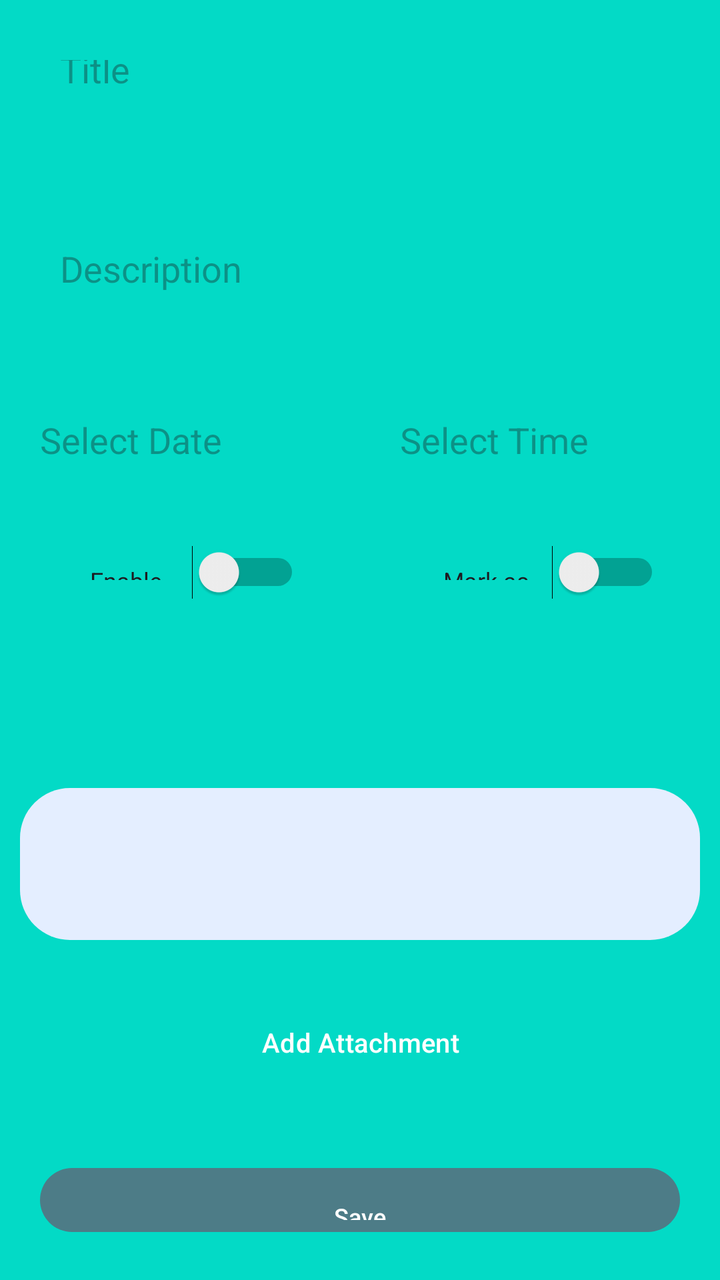
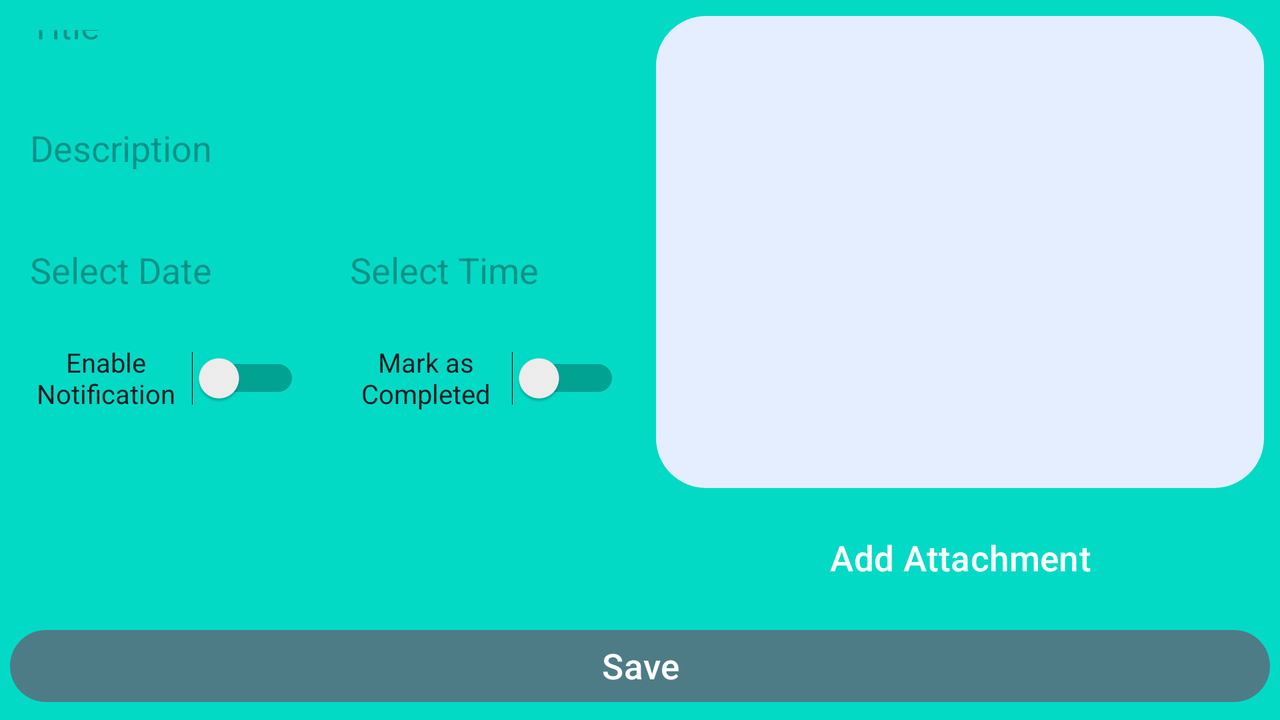

First picture: res/layout/ on a phone held upright. Second picture: the repository's own variant of that layout, on a device whose configuration matches the variant's folder. Source for both follows.
<!-- AndroidManifest.xml: application theme Theme.TodoList -->
<!-- res/layout/fragment_edit_task.xml -->
<androidx.constraintlayout.widget.ConstraintLayout xmlns:android="http://schemas.android.com/apk/res/android"
    xmlns:app="http://schemas.android.com/apk/res-auto"
    xmlns:tools="http://schemas.android.com/tools"
    android:layout_width="match_parent"
    android:layout_height="match_parent"
    android:background="@color/secondaryColor">

    <ImageView
        android:id="@+id/header_background"
        android:layout_width="match_parent"
        android:layout_height="match_parent"
        android:alpha="0.7"
        android:scaleType="centerCrop"
        android:src="@drawable/header_background"
        app:layout_constraintBottom_toBottomOf="parent"
        app:layout_constraintEnd_toEndOf="parent"
        app:layout_constraintStart_toStartOf="parent"
        app:layout_constraintTop_toTopOf="parent" />

    <EditText
        android:id="@+id/task_title_input"
        android:layout_width="0dp"
        android:layout_height="0dp"
        android:layout_margin="20dp"
        android:autoSizeTextType="uniform"
        android:background="@drawable/rounded_corners"
        android:hint="@string/title"
        android:inputType="text"
        android:padding="10dp"
        app:layout_constraintBottom_toTopOf="@id/guideline7"
        app:layout_constraintEnd_toEndOf="parent"
        app:layout_constraintStart_toStartOf="parent"
        app:layout_constraintTop_toTopOf="parent" />

    <EditText
        android:id="@+id/task_description_input"
        android:layout_width="0dp"
        android:layout_height="0dp"
        android:layout_margin="20dp"
        android:autoSizeTextType="uniform"
        android:background="@drawable/rounded_corners"
        android:hint="Description"
        android:inputType="textMultiLine"
        android:maxHeight="100dp"
        android:padding="10dp"
        app:layout_constraintBottom_toTopOf="@id/guideline8"
        app:layout_constraintEnd_toEndOf="parent"
        app:layout_constraintStart_toStartOf="parent"
        app:layout_constraintTop_toBottomOf="@id/guideline7" />


    <EditText
        android:id="@+id/editTextDate"
        android:layout_width="0dp"
        android:layout_height="40dp"
        android:layout_margin="10dp"
        android:autoSizeTextType="uniform"
        android:background="@drawable/rounded_corners"
        android:clickable="true"
        android:cursorVisible="false"
        android:focusable="false"
        android:focusableInTouchMode="false"
        android:hint="Select Date"
        android:padding="10dp"
        app:layout_constraintBottom_toTopOf="@+id/task_notification_toggle"
        app:layout_constraintEnd_toStartOf="@+id/editTextTime"
        app:layout_constraintStart_toStartOf="parent"
        app:layout_constraintTop_toBottomOf="@+id/guideline8"
        tools:layout_editor_absoluteX="102dp"
        tools:layout_editor_absoluteY="210dp" />

    <EditText
        android:id="@+id/editTextTime"
        android:layout_width="0dp"
        android:layout_height="40dp"
        android:layout_margin="10dp"
        android:autoSizeTextType="uniform"
        android:background="@drawable/rounded_corners"
        android:clickable="true"
        android:cursorVisible="false"
        android:focusable="false"
        android:focusableInTouchMode="false"
        android:hint="Select Time"
        android:padding="10dp"
        app:layout_constraintBottom_toTopOf="@+id/task_status_toggle"
        app:layout_constraintEnd_toEndOf="parent"
        app:layout_constraintStart_toEndOf="@+id/editTextDate"
        app:layout_constraintTop_toBottomOf="@+id/guideline8"
        tools:layout_editor_absoluteX="119dp"
        tools:layout_editor_absoluteY="381dp" />


    <Switch
        android:id="@+id/task_notification_toggle"
        android:layout_width="0dp"
        android:layout_height="0dp"
        android:layout_margin="20dp"
        android:autoSizeTextType="uniform"
        android:background="@drawable/rounded_corners"
        android:breakStrategy="simple"
        android:gravity="center"
        android:padding="10dp"
        android:text="Enable Notification"
        app:layout_constraintBottom_toTopOf="@+id/guideline9"
        app:layout_constraintEnd_toStartOf="@+id/task_status_toggle"
        app:layout_constraintStart_toStartOf="parent"
        app:layout_constraintTop_toBottomOf="@+id/editTextDate"
        tools:ignore="UnusedAttribute,UseSwitchCompatOrMaterialXml" />

    <Switch
        android:id="@+id/task_status_toggle"
        android:layout_width="0dp"
        android:layout_height="0dp"
        android:layout_margin="20dp"
        android:autoSizeTextType="uniform"
        android:background="@drawable/rounded_corners"
        android:gravity="center"
        android:padding="10dp"

        android:text="Mark as Completed"
        app:layout_constraintBottom_toTopOf="@+id/guideline9"
        app:layout_constraintEnd_toEndOf="parent"
        app:layout_constraintStart_toEndOf="@+id/task_notification_toggle"
        app:layout_constraintTop_toBottomOf="@+id/editTextTime"
        tools:ignore="UseSwitchCompatOrMaterialXml" />


    <Spinner
        android:id="@+id/task_category_spinner"
        android:layout_width="match_parent"
        android:layout_height="0dp"
        android:layout_margin="20dp"
        android:autoSizeTextType="uniform"
        android:background="@drawable/rounded_corners"
        android:gravity="center"
        android:paddingTop="8dp"
        android:prompt="@string/select_category"
        app:layout_constraintBottom_toTopOf="@+id/guideline10"
        app:layout_constraintEnd_toEndOf="parent"
        app:layout_constraintStart_toStartOf="parent"
        app:layout_constraintTop_toBottomOf="@+id/guideline9" />
    <androidx.recyclerview.widget.RecyclerView
        android:id="@+id/attachments_recycler_view"
        android:layout_width="0dp"
        android:layout_height="0dp"
        android:layout_margin="10dp"
        android:padding="10dp"
        android:background="@drawable/rounded_corners_gray"
        app:layout_constraintBottom_toTopOf="@id/guideline14"
        app:layout_constraintEnd_toEndOf="parent"
        app:layout_constraintStart_toStartOf="parent"
        app:layout_constraintTop_toBottomOf="@id/guideline10" />

    <Button
        android:id="@+id/task_attachment_button"
        android:layout_width="0dp"
        android:layout_height="0dp"
        android:layout_margin="20dp"
        android:autoSizeTextType="uniform"
        android:background="@drawable/rounded_corners"
        android:paddingTop="8dp"
        android:text="Add Attachment"
        app:layout_constraintBottom_toTopOf="@+id/save_button"
        app:layout_constraintEnd_toEndOf="parent"
        app:layout_constraintStart_toStartOf="parent"
        app:layout_constraintTop_toBottomOf="@+id/guideline14" />

    <Button
        android:id="@+id/save_button"
        android:layout_width="0dp"
        android:layout_height="0dp"
        android:layout_margin="20dp"
        android:autoSizeTextType="uniform"
        android:textSize="16sp"
        android:gravity="center"
        android:paddingTop="16dp"
        android:text="Save"
        android:textAlignment="center"
        app:layout_constraintBottom_toBottomOf="parent"
        app:layout_constraintEnd_toEndOf="parent"
        app:layout_constraintStart_toStartOf="parent"
        app:layout_constraintTop_toBottomOf="@+id/task_attachment_button" />

    <androidx.constraintlayout.widget.Guideline
        android:id="@+id/guideline7"
        android:layout_width="wrap_content"
        android:layout_height="wrap_content"
        android:orientation="horizontal"
        app:layout_constraintGuide_percent="0.12" />

    <androidx.constraintlayout.widget.Guideline
        android:id="@+id/guideline8"
        android:layout_width="wrap_content"
        android:layout_height="wrap_content"
        android:orientation="horizontal"
        app:layout_constraintGuide_percent="0.30" />

    <androidx.constraintlayout.widget.Guideline
        android:id="@+id/guideline9"
        android:layout_width="wrap_content"
        android:layout_height="wrap_content"
        android:orientation="horizontal"
        app:layout_constraintGuide_percent="0.50" />

    <androidx.constraintlayout.widget.Guideline
        android:id="@+id/guideline10"
        android:layout_width="wrap_content"
        android:layout_height="wrap_content"
        android:orientation="horizontal"
        app:layout_constraintGuide_percent="0.60" />

    <androidx.constraintlayout.widget.Guideline
        android:id="@+id/guideline14"
        android:layout_width="wrap_content"
        android:layout_height="wrap_content"
        android:orientation="horizontal"
        app:layout_constraintGuide_percent="0.75" />

</androidx.constraintlayout.widget.ConstraintLayout>
<!-- resources referenced by this layout -->
<resources>
  <color name="secondaryColor">#03DAC6</color>
  <!-- drawable rounded_corners_gray (drawable) -->
  <?xml version="1.0" encoding="utf-8"?>
  <shape xmlns:android="http://schemas.android.com/apk/res/android">
      <solid android:color="#e4eeff"/>
      <corners android:radius="25dp"/>
  </shape>
  <string name="select_category">select category</string>
  <string name="title">Title</string>
  <style name="Theme.TodoList" parent="Theme.Material3.DayNight.NoActionBar">
          
          <item name="colorPrimary">@color/primaryColor</item>
          <item name="colorPrimaryVariant">@color/primaryDarkColor</item>
          <item name="colorOnPrimary">@color/onPrimaryColor</item>
          
          <item name="colorSecondary">@color/secondaryColor</item>
          <item name="colorSecondaryVariant">@color/secondaryDarkColor</item>
          <item name="colorOnSecondary">@color/onSecondaryColor</item>
          
          <item name="android:statusBarColor" tools:ignore="PrivateResource">?attr/colorPrimaryVariant</item>
          
      </style>
  <color name="primaryColor">#4d7c87</color>
  <color name="primaryDarkColor">#21353a</color>
  <color name="onPrimaryColor">#FFFFFF</color>
  <color name="secondaryDarkColor">#018786</color>
  <color name="onSecondaryColor">#000000</color>
</resources>
<!-- res/layout-land/fragment_edit_task.xml (the repository's variant of the layout above) -->
<!-- drawn on the phone turned sideways -->
<androidx.constraintlayout.widget.ConstraintLayout xmlns:android="http://schemas.android.com/apk/res/android"
    xmlns:app="http://schemas.android.com/apk/res-auto"
    xmlns:tools="http://schemas.android.com/tools"
    android:layout_width="match_parent"
    android:layout_height="match_parent"
    android:background="@color/secondaryColor">

    <ImageView
        android:id="@+id/header_background"
        android:layout_width="match_parent"
        android:layout_height="match_parent"
        android:alpha="0.7"
        android:scaleType="centerCrop"
        android:src="@drawable/header_background"
        app:layout_constraintBottom_toBottomOf="parent"
        app:layout_constraintEnd_toStartOf="parent"
        app:layout_constraintStart_toStartOf="parent"
        app:layout_constraintTop_toTopOf="parent" />

    <EditText
        android:id="@+id/task_title_input"
        android:layout_width="0dp"
        android:layout_height="0dp"
        android:layout_margin="5dp"
        android:autoSizeTextType="uniform"
        android:background="@drawable/rounded_corners"
        android:hint="@string/title"
        android:inputType="text"
        android:padding="10dp"
        app:layout_constraintBottom_toTopOf="@id/guideline7"
        app:layout_constraintEnd_toStartOf="@+id/guideline15"
        app:layout_constraintStart_toStartOf="parent"
        app:layout_constraintTop_toTopOf="parent" />

    <EditText
        android:id="@+id/task_description_input"
        android:layout_width="0dp"
        android:layout_height="0dp"
        android:layout_margin="5dp"

        android:autoSizeTextType="uniform"
        android:background="@drawable/rounded_corners"
        android:hint="Description"
        android:inputType="textMultiLine"
        android:maxHeight="100dp"
        android:padding="10dp"
        app:layout_constraintBottom_toTopOf="@id/guideline8"
        app:layout_constraintEnd_toStartOf="@+id/guideline15"
        app:layout_constraintStart_toStartOf="parent"
        app:layout_constraintTop_toBottomOf="@id/guideline7" />


    <EditText
        android:id="@+id/editTextDate"
        android:layout_width="0dp"
        android:layout_height="0dp"
        android:layout_margin="5dp"
        android:autoSizeTextType="uniform"
        android:background="@drawable/rounded_corners"
        android:clickable="true"
        android:cursorVisible="false"
        android:focusable="false"
        android:focusableInTouchMode="false"
        android:hint="Select Date"
        android:padding="10dp"
        app:layout_constraintBottom_toTopOf="@+id/task_notification_toggle"
        app:layout_constraintEnd_toStartOf="@+id/editTextTime"
        app:layout_constraintStart_toStartOf="parent"
        app:layout_constraintTop_toBottomOf="@+id/guideline8"
        tools:layout_editor_absoluteX="102dp"
        tools:layout_editor_absoluteY="210dp" />

    <EditText
        android:id="@+id/editTextTime"
        android:layout_width="0dp"
        android:layout_height="0dp"
        android:layout_margin="5dp"
        android:autoSizeTextType="uniform"
        android:background="@drawable/rounded_corners"
        android:clickable="true"
        android:cursorVisible="false"
        android:focusable="false"
        android:focusableInTouchMode="false"
        android:hint="Select Time"
        android:padding="10dp"
        app:layout_constraintBottom_toTopOf="@+id/task_status_toggle"
        app:layout_constraintEnd_toStartOf="@+id/guideline15"
        app:layout_constraintStart_toEndOf="@+id/editTextDate"
        app:layout_constraintTop_toBottomOf="@+id/guideline8"
        tools:layout_editor_absoluteX="119dp"
        tools:layout_editor_absoluteY="381dp" />


    <Switch
        android:id="@+id/task_notification_toggle"
        android:layout_width="0dp"
        android:layout_height="0dp"
        android:layout_margin="5dp"
        android:autoSizeTextType="uniform"
        android:background="@drawable/rounded_corners"
        android:breakStrategy="simple"
        android:gravity="center"
        android:padding="5dp"
        android:text="Enable Notification"
        app:layout_constraintBottom_toTopOf="@+id/guideline9"
        app:layout_constraintEnd_toStartOf="@+id/task_status_toggle"
        app:layout_constraintStart_toStartOf="parent"
        app:layout_constraintTop_toBottomOf="@+id/editTextDate"
        tools:ignore="UnusedAttribute,UseSwitchCompatOrMaterialXml" />

    <Switch
        android:id="@+id/task_status_toggle"
        android:layout_width="0dp"
        android:layout_height="0dp"
        android:layout_margin="5dp"
        android:autoSizeTextType="uniform"
        android:background="@drawable/rounded_corners"
        android:gravity="center"
        android:padding="5dp"

        android:text="Mark as Completed"
        app:layout_constraintBottom_toTopOf="@+id/guideline9"
        app:layout_constraintEnd_toStartOf="@+id/guideline15"
        app:layout_constraintStart_toEndOf="@+id/task_notification_toggle"
        app:layout_constraintTop_toBottomOf="@+id/editTextTime"
        tools:ignore="UseSwitchCompatOrMaterialXml" />


    <Spinner
        android:id="@+id/task_category_spinner"
        android:layout_width="0dp"
        android:layout_height="0dp"
        android:layout_margin="5dp"
        android:autoSizeTextType="uniform"
        android:background="@drawable/rounded_corners"
        android:gravity="center"
        android:padding="8dp"
        android:prompt="@string/select_category"
        app:layout_constraintBottom_toTopOf="@+id/guideline14"
        app:layout_constraintEnd_toStartOf="@+id/guideline15"
        app:layout_constraintStart_toStartOf="parent"
        app:layout_constraintTop_toBottomOf="@+id/guideline9" />

    <androidx.recyclerview.widget.RecyclerView
        android:id="@+id/attachments_recycler_view"
        android:layout_width="0dp"
        android:layout_height="0dp"
        android:layout_margin="8dp"
        android:background="@drawable/rounded_corners_gray"
        android:padding="10dp"
        app:layout_constraintBottom_toTopOf="@id/guideline10"
        app:layout_constraintEnd_toEndOf="parent"
        app:layout_constraintStart_toEndOf="@+id/guideline15"
        app:layout_constraintTop_toTopOf="parent" />

    <Button
        android:id="@+id/task_attachment_button"
        android:layout_width="0dp"
        android:layout_height="0dp"
        android:layout_margin="5dp"
        android:autoSizeTextType="uniform"
        android:background="@drawable/rounded_corners"
        android:text="Add Attachment"
        app:layout_constraintBottom_toTopOf="@+id/save_button"
        app:layout_constraintEnd_toEndOf="parent"
        app:layout_constraintHorizontal_bias="0.58"
        app:layout_constraintStart_toEndOf="@+id/guideline15"
        app:layout_constraintTop_toBottomOf="@+id/guideline10" />

    <Button
        android:id="@+id/save_button"
        android:layout_width="0dp"
        android:layout_height="0dp"
        android:layout_margin="5dp"
        android:autoSizeTextType="uniform"
        android:gravity="center"
        android:text="Save"
        android:textAlignment="center"
        android:textSize="16sp"
        app:layout_constraintBottom_toBottomOf="parent"
        app:layout_constraintEnd_toEndOf="parent"
        app:layout_constraintStart_toStartOf="parent"
        app:layout_constraintTop_toBottomOf="@+id/task_attachment_button" />

    <androidx.constraintlayout.widget.Guideline
        android:id="@+id/guideline7"
        android:layout_width="wrap_content"
        android:layout_height="wrap_content"
        android:orientation="horizontal"
        app:layout_constraintGuide_percent="0.11" />

    <androidx.constraintlayout.widget.Guideline
        android:id="@+id/guideline8"
        android:layout_width="wrap_content"
        android:layout_height="wrap_content"
        android:orientation="horizontal"
        app:layout_constraintGuide_percent="0.30" />

    <androidx.constraintlayout.widget.Guideline
        android:id="@+id/guideline9"
        android:layout_width="wrap_content"
        android:layout_height="wrap_content"
        android:orientation="horizontal"
        app:layout_constraintGuide_percent="0.60" />

    <androidx.constraintlayout.widget.Guideline
        android:id="@+id/guideline10"
        android:layout_width="0dp"
        android:layout_height="0dp"
        android:orientation="horizontal"
        app:layout_constraintGuide_percent="0.70" />

    <androidx.constraintlayout.widget.Guideline
        android:id="@+id/guideline14"
        android:layout_width="wrap_content"
        android:layout_height="wrap_content"
        android:orientation="horizontal"
        app:layout_constraintGuide_percent="0.75" />

    <androidx.constraintlayout.widget.Guideline
        android:id="@+id/guideline15"
        android:layout_width="wrap_content"
        android:layout_height="wrap_content"
        android:orientation="vertical"
        app:layout_constraintGuide_percent="0.50" />

</androidx.constraintlayout.widget.ConstraintLayout>
